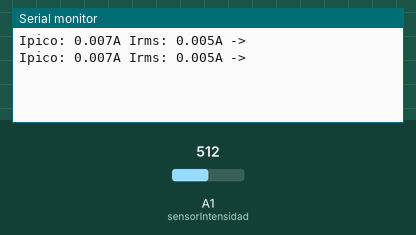
Simulated run of this sketch. Board: Arduino Uno, built with avr-gcc and run on an emulated ATmega328P. Parts: the last lines printed to the serial monitor. Inputs (shaded band) come from the test bench; at power-on: A1 (sensorIntensidad) = 512.

Above: at 1.2 s.
1.3 s: A1 (sensorIntensidad) set to 531
At 2.2 s:
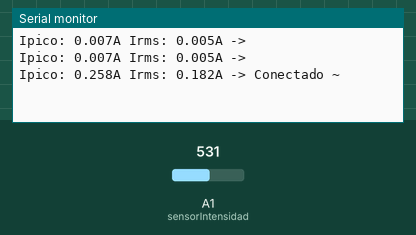
4.0 s: A1 (sensorIntensidad) set to 716
At 4.6 s:
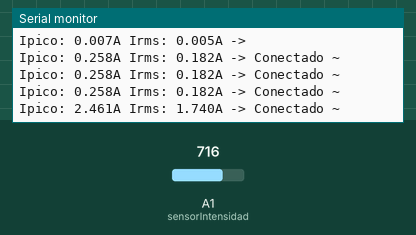
Timing chart, 0 to 7.0 s (numbered marks = the images above; inputs shaded):
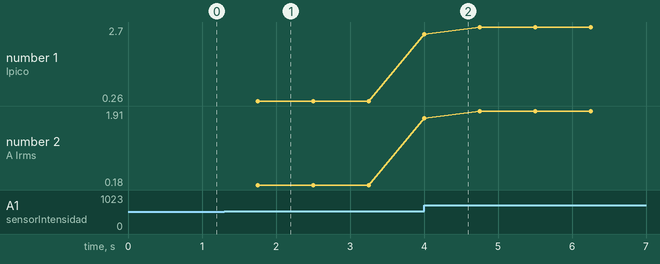

Measured:
- the behaviour switches between 519 and 520 on A1 (sensorIntensidad) (found by bisection; images 0 and 1)
- after the input at 1.3 s, the serial monitor: prints a new line after 0.45 s (image 1)
- after the input at 4.0 s, the serial monitor: prints a new line at once (image 2)
- plotted number 1: 0.26 → 2.7 after the input at 4.0 s
- plotted number 2: 0.18 → 1.91 after the input at 4.0 s

The sketch:

ACS712.ino
```cpp
// ACS712 AC RMS + detección de pico y presencia de corriente
// Ajusta SENSITIVITY a tu modelo: 185.0 (05A), 100.0 (20A), 66.0 (30A)

const float sensibilidad = .185;  // 5A = 185 | 20A = 100 | 30A = 66
const int sensorIntensidad = A1;

float getVcc() {
  ADMUX = _BV(REFS0) | _BV(MUX3) | _BV(MUX2) | _BV(MUX1);
  delay(2);
  ADCSRA |= _BV(ADSC);
  while (bit_is_set(ADCSRA, ADSC));
  long result = ADCL;
  result |= ADCH << 8;
  result = 1126400L / result;             // Back-calculate AVcc in mV
  return result / 1000.0;
  // return result;
}

bool leerCorriente(bool mostrar = false) {
  const float ruido = 0.00;
  float intensidadMaxima = 0;
  float intensidadMinima = 0;
  float Vcc = 5.0;
  long tiempo = millis();
  while (millis() - tiempo < 250) {   // Medio segundo
    float valorVoltajeSensor = analogRead(sensorIntensidad) * (Vcc / 1023.0);
    float corriente = .9 * corriente + .1 * ((valorVoltajeSensor - (Vcc / 2)) / sensibilidad);
    if (corriente > intensidadMaxima) intensidadMaxima = corriente;
    if (corriente < intensidadMinima) intensidadMinima = corriente;
  }
  float intensidadPico = (((intensidadMaxima - intensidadMinima) / 2) - ruido);
  if (mostrar) {
    Serial.print("Ipico: "); Serial.print(intensidadPico, 3); Serial.print("A ");
    float Irms = intensidadPico * .707;   // Intensidad RMS = Ipico / (2^1/2)
    Serial.print("Irms: "); Serial.print(Irms, 3); Serial.print("A -> ");
  }
  return intensidadPico > .1;
}

void setup() {
  Serial.begin(115200);
}

void loop() {
  Serial.println(leerCorriente(true) ? "Conectado ~" : " ");
  delay(500);
}
```
